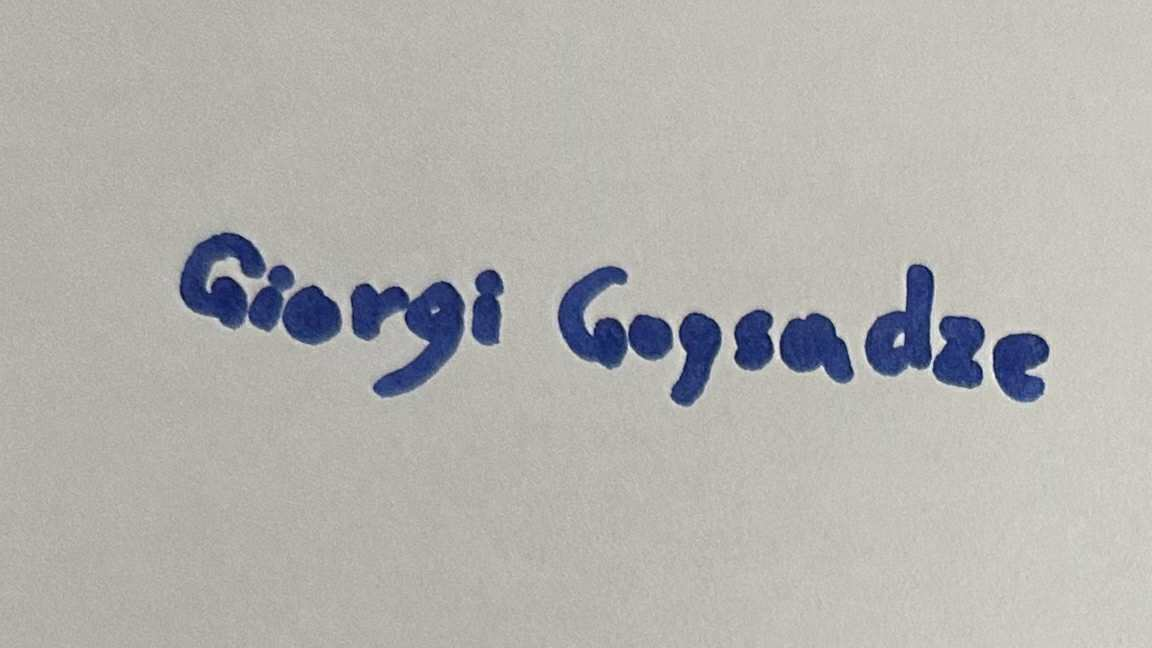
#> input picture Part3/2_3. Code and test data/input/my_name_bad.jpg, 1152 x 648 px
$ python -i preprocessing.py   (imports and definitions only)
#> lines starting #> are read from the running program, lines starting #| are printed output that depends on the picture
import os
import cv2
import numpy as np
from config import *
from utils import sample_path_by_arc_length


def skeletonize_image(img):
    """
    Morphological thinning to get 1-pixel wide skeleton.
    Crucial for turning 'blobs' of ink into 'lines' of drones.
    """
    _, img = cv2.threshold(img, 127, 255, cv2.THRESH_BINARY)
    skeleton = np.zeros(img.shape, np.uint8)
    element = cv2.getStructuringElement(cv2.MORPH_CROSS, (3, 3))

    done = False
    while not done:
        open_img = cv2.morphologyEx(img, cv2.MORPH_OPEN, element)
        temp = cv2.subtract(img, open_img)
        eroded = cv2.erode(img, element)
        skeleton = cv2.bitwise_or(skeleton, temp)
        img = eroded.copy()

        if cv2.countNonZero(img) == 0:
            done = True

    return skeleton


# [83 lines left out: functions _transform_to_world, extract_points_from_image, generate_text_points, not called in this run]

>>> import cv2
>>> picture = cv2.imread('input/my_name_bad.jpg')
#> picture is the input picture: shape (648, 1152, 3); mean B, G, R 174, 177.6, 179.4
>>> result = skeletonize_image(picture)
#> in skeletonize_image, `_, img = cv2.threshold(img, 127, 255, cv2.THRESH_BINARY)`:
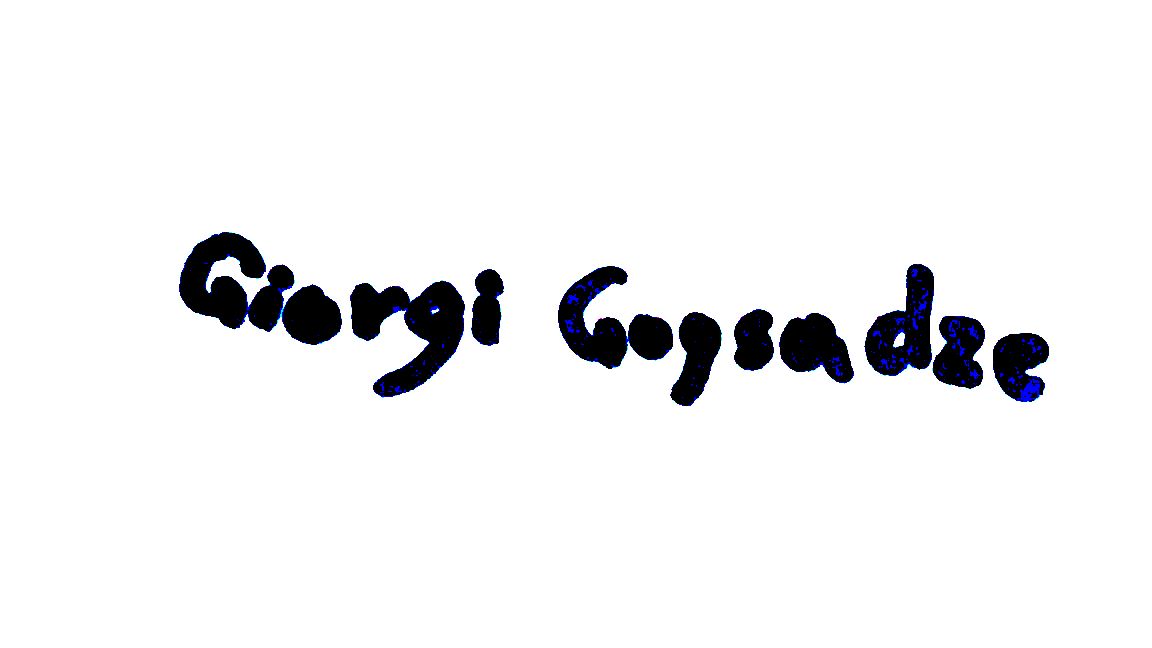
#> img: shape (648, 1152, 3); mean of channels 0, 1, 2 241.6, 240.4, 240.2; drawn as B, G, R
#> the loop in skeletonize_image, `while not done:` made 1 pass
#> pass 1, in skeletonize_image, `temp = cv2.subtract(img, open_img)`:
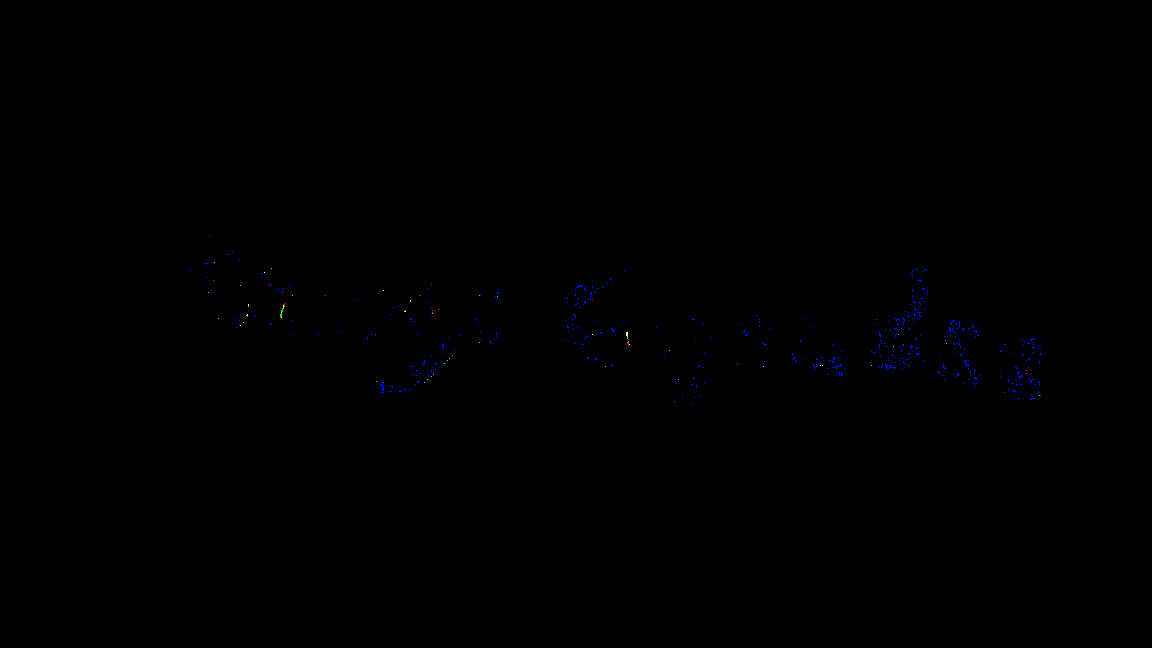
#> temp: shape (648, 1152, 3); mean of channels 0, 1, 2 0.3, 0, 0; drawn as B, G, R
#> pass 1, in skeletonize_image, `eroded = cv2.erode(img, element)`:
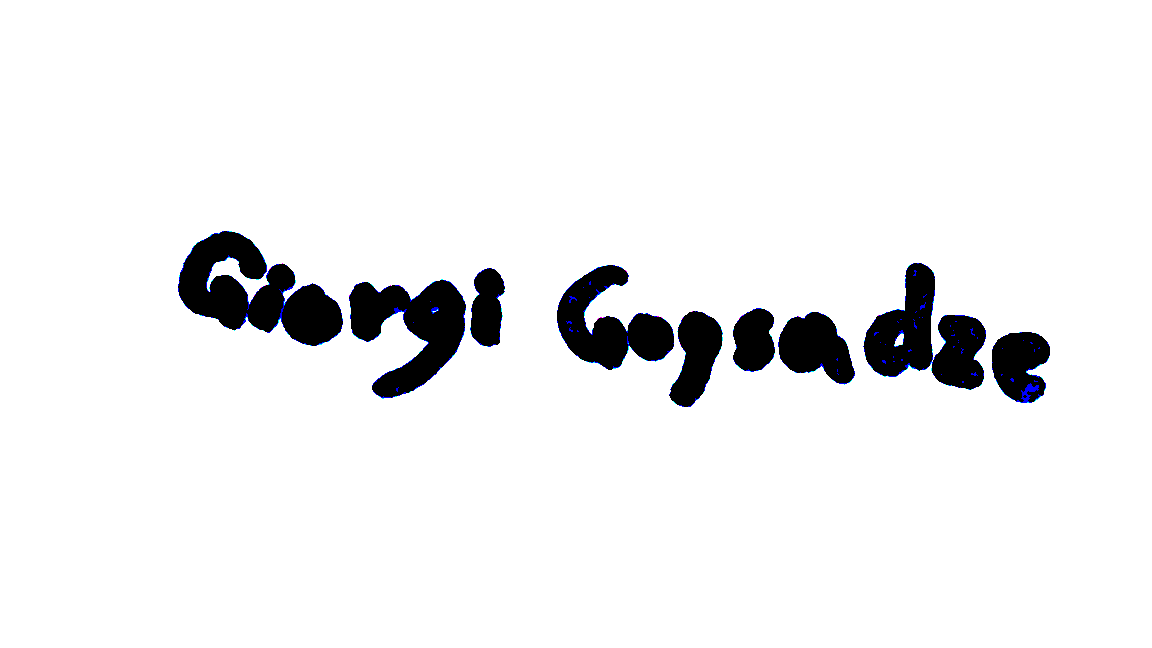
#> eroded: shape (648, 1152, 3); mean of channels 0, 1, 2 240, 239.3, 239.1; drawn as B, G, R
#> (the run stopped early here; a loop or call above may not have finished)

$ run again, on Part3/2_3. Code and test data/input/my_name_pen.jpg
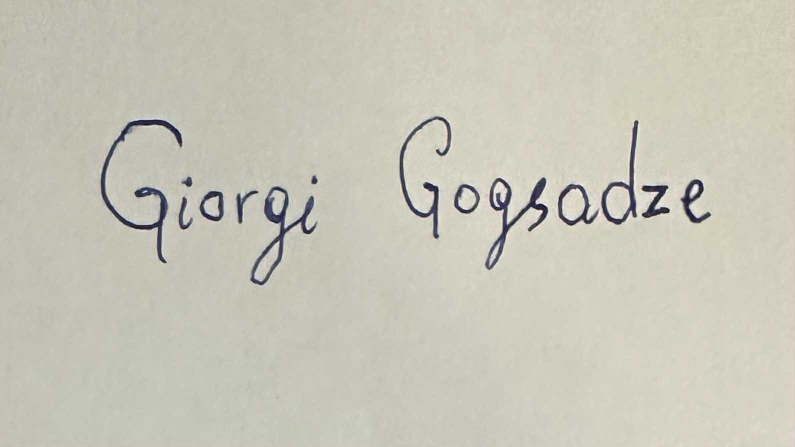
#> input picture Part3/2_3. Code and test data/input/my_name_pen.jpg, 1589 x 894 px (shown at 1/2 size)
#> picture is the input picture: shape (894, 1589, 3); mean B, G, R 184.7, 197.9, 200.3
#> in skeletonize_image, `_, img = cv2.threshold(img, 127, 255, cv2.THRESH_BINARY)`:
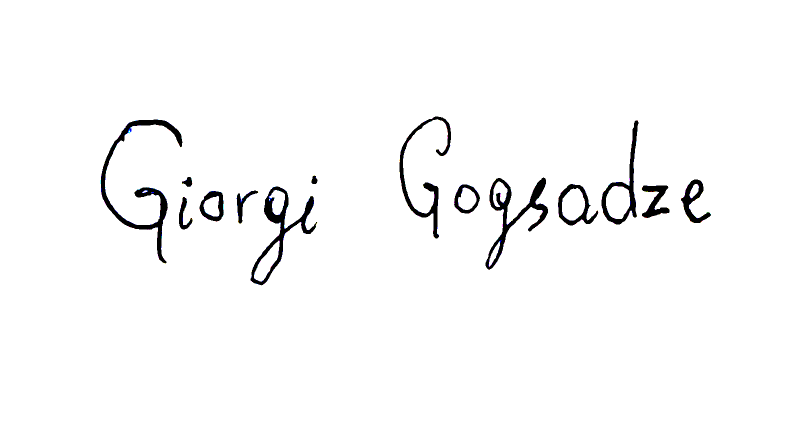
#> img: shape (894, 1589, 3) (shown at 1/2 size); mean of channels 0, 1, 2 249.3, 249.2, 249.2; drawn as B, G, R
#> the loop in skeletonize_image, `while not done:` made 1 pass
#> pass 1, in skeletonize_image, `eroded = cv2.erode(img, element)`:
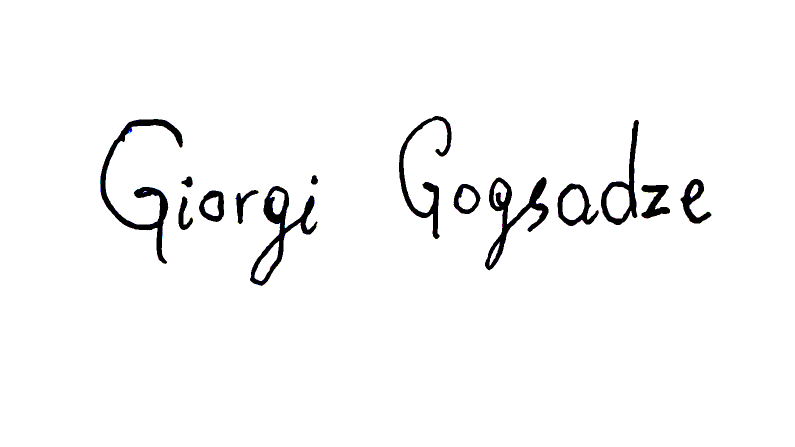
#> eroded: shape (894, 1589, 3) (shown at 1/2 size); mean of channels 0, 1, 2 248.1, 248, 248; drawn as B, G, R
